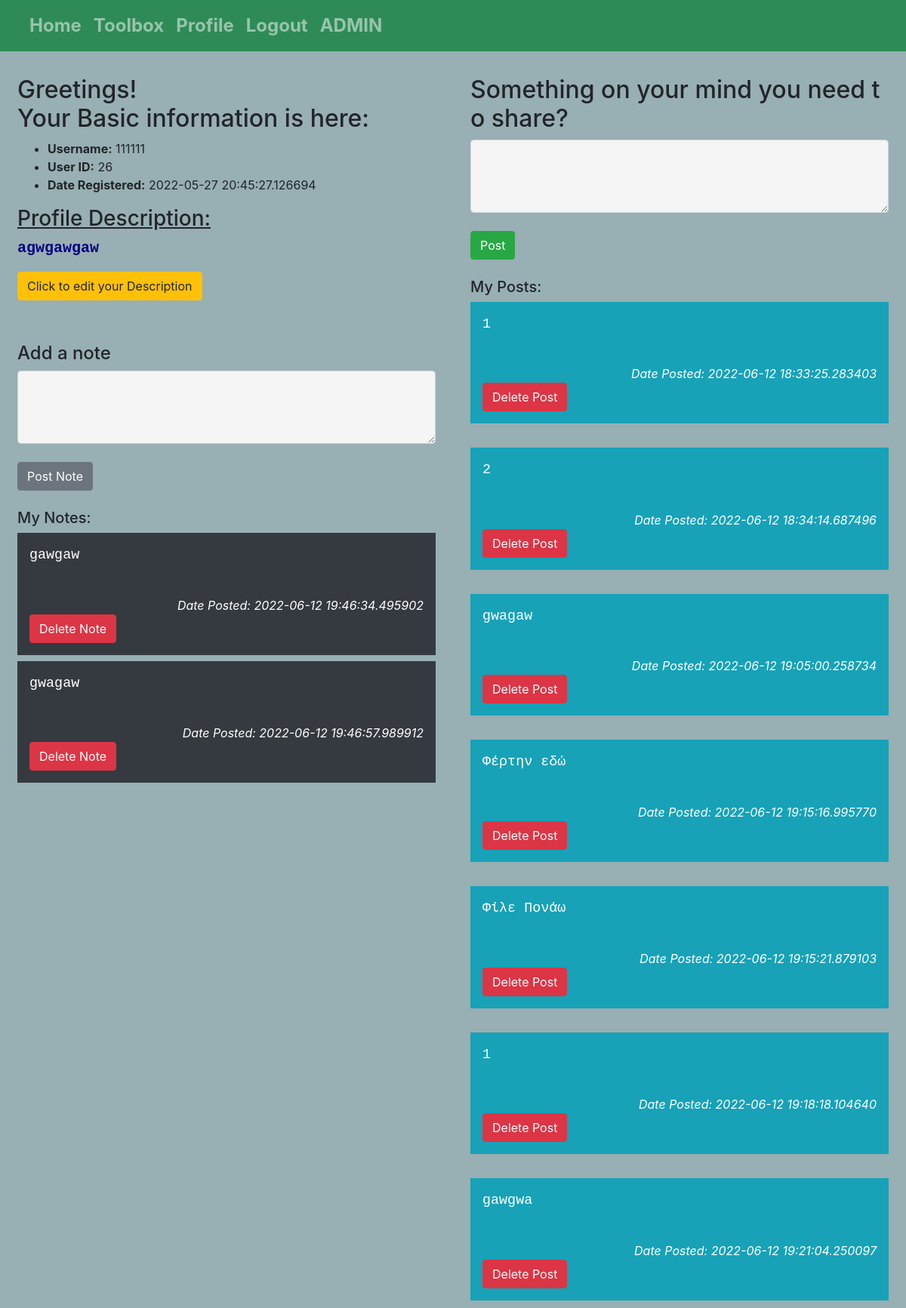
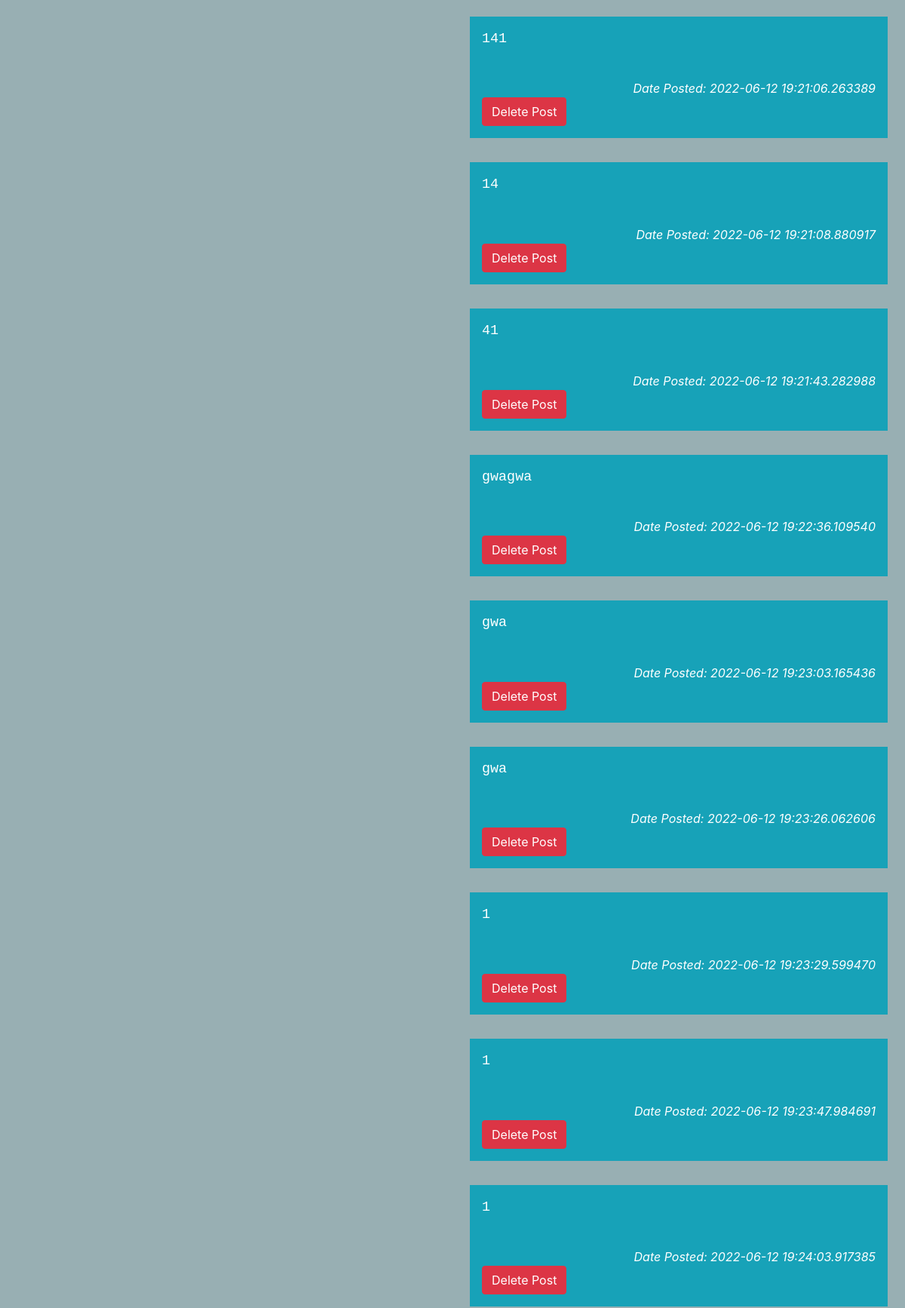
The app's page /profile/ (signed in, upper part) with its own data (2 pictures, top to bottom).
### app.py (models this page shows, shortened)
class User(db.Model, UserMixin):
    id = db.Column(db.Integer, primary_key=True)  # Unique Identifier for each table record (PRIMARY KEY)
    username = db.Column(db.String(50), nullable=False)
    password_hash = db.Column(db.String(128), nullable=False)
    date_created = db.Column(db.DateTime, default=datetime.utcnow)
    profiles = db.relationship('Profile', backref='user')
    @property
    def password(self):
        raise AttributeError('password is not a readable attribute!')

class Profile(db.Model):
    id = db.Column(db.Integer, primary_key=True)  # Unique Identifier for each table record (PRIMARY KEY)
    username = db.Column(db.String(50), nullable=False)
    description = db.Column(db.String(500))
    user_id = db.Column(db.Integer, db.ForeignKey("user.id"))

class Notes(db.Model):
    id = db.Column(db.Integer, primary_key=True)
    username = db.Column(db.String(50), nullable=False)
    content = db.Column(db.String(250))
    date_created = db.Column(db.DateTime, default=datetime.utcnow)

class Posts(db.Model):
    id = db.Column(db.Integer, primary_key=True)
    username = db.Column(db.String(50), nullable=False)
    content = db.Column(db.String(250))
    date_created = db.Column(db.DateTime, default=datetime.utcnow)

### app.py (the view, shortened to what this page needs)
@app.route('/profile/', methods=['POST','GET'])
@login_required
def profile():
    user = User.query.filter_by(username=current_user.username).first()
    profile_found = Profile.query.filter_by(username=user.username, user=user).first()
    description = None
    form_description = DescriptionForm()
    mynote = None
    form_note = NoteForm()
    mypost = None
    form_post = PostForm()
    if profile_found:
        pass
    else:
        profile_add = Profile(username=user.username, user=user)
        db.session.add(profile_add)
        db.session.commit()
    id = current_user.id
    description0 = 'null'
    posts = 'null'
    myposts = Posts.query.filter_by(username=user.username).all()
    notes = 'null'
    mynotes = Notes.query.filter_by(username=user.username).all()
    if profile_found:
        id = profile_found.user.id
        if profile_found.description is not None:
            description0 = profile_found.description
            form_description.description.data = description0 # Setting the default value in update description to be our description
    if myposts:
        posts = myposts
    if mynotes:
        notes = mynotes
    return render_template('profile.html', id = id, profile_found = profile_found, description0 = description0, posts = posts, notes = notes,
                           description = description,
                           form_description = form_description,
                           mynote = mynote,
                           form_note = form_note,
                           mypost = mypost,
                           form_post = form_post)

### forms.py
class DescriptionForm(FlaskForm):
    description = TextAreaField("Description", render_kw={"rows": 5, "cols": 32}, validators=[DataRequired()])
    submit = SubmitField("Update Description")

class NoteForm(FlaskForm):
    mynote = TextAreaField("Track a Note:", render_kw={"rows": 3, "cols": 32}, validators=[DataRequired()])
    submit = SubmitField("Post Note")

### app.py (called while the page is built)
@login_manager.user_loader
def load_user(user_id):
    return User.query.get(int(user_id))

### templates/profile.html (shortened to what this page needs)
{% extends 'template_to_inherit.html' %}
{% block body %}
{% if current_user.is_authenticated %}
{% if id == current_user.id %}
<div class="container-fluid">
    <div class="row" >
        <div class="col m-2" class="split left" id = "profile0" >
            <h2>Greetings!<br> Your Basic information is here: </h2>
               <ul>
                   <li> <strong>Username:</strong> {{ current_user.username }}</li>
                   <li> <strong>User ID:</strong> {{ current_user.id }}</li>
                   <li> <strong>Date Registered:</strong> {{ current_user.date_created }}</li>
               </ul>
            {% if description0 == 'null' %}
            <h4>Add a short profile descriptions below:</h4>
            <!--
            <form action="/profile/" method="POST">
                <label for="description"></label>
                <textarea id="description" cols="40" rows="10" placeholder="Please write a short description"></textarea>
                <br>
                <input type="submit" value="Update Description">
            </form> -->
            <form action="/profile/" method="POST">
                {{ form_description.hidden_tag() }}
<!--
                {{ form_description.description.label(
                class='form-label') }}
                </br>
-->
                {{ form_description.description(
                class='form-control') }}
                </br>
                {{ form_description.submit(
                class='btn btn-primary') }}
            </form>
            {% else %}
            <h3 style="text-decoration: underline;">Profile Description: </h3>
            <pre style="font-size: 125%; color: navy;"><strong>{{ description0 }}</strong></pre>
            <h3>
                <button class="btn btn-warning" type="button" data-toggle="collapse" data-target="#update_desc" aria-expanded="false" aria-controls="togge_description">
                    Click to edit your Description
                </button>
            </h3>
            {% endif %}
            <br>
            <br>
            <h4>Add a note</h4>
            <form action="/profile/" method="POST">
                {{ form_note.mynote(
                class='form-control') }}
                {{ form_note.submit(
                class='btn btn-secondary') }}
            </form>
            {% if notes != 'null' %}
            <br>
            <h5>My Notes:</h5>
                {% for note in notes %}
                <div class="p-3 mb-2 bg-dark text-white">
                    <pre>{{ note.content }}</pre><br>
                    <div class="float-end" style="text-align: right;"><em>Date Posted: {{ note.date_created }}</em></div>
                    <a class="btn btn-danger" href="/notes/delete/{{note.id}}" onclick="return confirm('Are you sure you want to delete this note?');">Delete Note</a>
                </div>
                {% endfor %}
            {% endif %}
        </div>
        <div class="col m-2" class="split right" id ="myposts0">
            <h2> Something on your mind you need to share? </h2>
            <form action="/profile/" method="POST">
                {{ form_post.mypost(
                class='form-control') }}
                {{ form_post.submit(
                class='btn btn-success') }}
            </form>
            {% if posts != 'null' %}
                <br>
                <h5>My Posts:</h5>
                {% for post in posts %}
                <div class="p-3 mb-2 bg-info text-white">
                    <pre>{{ post.content }}</pre><br>
                    <div class="float-end" style="text-align: right;"><em>Date Posted: {{ post.date_created }}</em></div>
                    <a class="btn btn-danger" href="/posts/delete/{{post.id}}" onclick="return confirm('Are you sure you want to delete this post?');">Delete Post</a>
                </div>
                <br>
                {% endfor %}
            {% endif %}
        </div>
    </div>
</div>
{% endif %}
{% endif %}
{% endblock %}

### templates/template_to_inherit.html (shortened to what this page needs)
<!DOCTYPE html>
<html lang="en">
<head>
    <link rel="stylesheet" href="https://cdn.jsdelivr.net/npm/bootstrap@4.3.1/dist/css/bootstrap.min.css"
>
    <link rel="stylesheet" href="{{ url_for('static', filename='css/css_after_bootstrap.css') }}">
    <nav class="navbar navbar-expand-lg navbar-dark" style="background-color: #2E8B57;">
        <div class="container-fluid">
            <div class="collapse navbar-collapse" id="navbarNav" style="font-weight: bold; font-size: 150%;">
                <ul class="navbar-nav">
                    <li class="nav-item">
                        <a class="nav-link" href="/">Home</a>
                    </li>
                    <li class="nav-item">
                        <a class="nav-link" href="/toolbox/" id="button_toolbox">Toolbox</a>
                    </li>
                {% if current_user.is_authenticated %}
                    <li class="nav-item">
                        <a class="nav-link" href="{{url_for('profile')}}" id="button_profile">Profile</a>
                    </li>
                    <li class="nav-item">
                        <a class="nav-link" href="{{url_for('logout')}}" id="button_logout">Logout</a>
                    </li>
                    {% if current_user.id == 26 %}
                    <li class="nav-item">
                        <a class="nav-link" href="{{url_for('admin')}}" id="button_admin">ADMIN</a>
                    </li>
                    {% endif %}
                {% endif %}
                </ul>
            </div>
        </div>
    </nav>
    <br>
</head>
<body>
    {% block body %}
    {% endblock %}
</body>
</html>

### records on screen
User: username "111111", id "26", date_created "2022-05-27 20:45:27.126694"
Profile: description "agwgawgaw"
Notes: content "gawgaw", date_created "2022-06-12 19:46:34.495902"
Notes: content "gwagaw", date_created "2022-06-12 19:46:57.989912"
Posts: content "1", date_created "2022-06-12 18:33:25.283403"
Posts: content "2", date_created "2022-06-12 18:34:14.687496"
Posts: content "gwagaw", date_created "2022-06-12 19:05:00.258734"
Posts: content "Φέρτην εδώ", date_created "2022-06-12 19:15:16.995770"
Posts: content "Φίλε Πονάω", date_created "2022-06-12 19:15:21.879103"
Posts: content "1", date_created "2022-06-12 19:18:18.104640"
Posts: content "gawgwa", date_created "2022-06-12 19:21:04.250097"
Posts: content "141", date_created "2022-06-12 19:21:06.263389"
Posts: content "14", date_created "2022-06-12 19:21:08.880917"
Posts: content "41", date_created "2022-06-12 19:21:43.282988"
Posts: content "gwagwa", date_created "2022-06-12 19:22:36.109540"
Posts: content "gwa", date_created "2022-06-12 19:23:03.165436"
Posts: content "gwa", date_created "2022-06-12 19:23:26.062606"
Posts: content "1", date_created "2022-06-12 19:23:29.599470"
Posts: content "1", date_created "2022-06-12 19:23:47.984691"
Posts: content "1", date_created "2022-06-12 19:24:03.917385"
